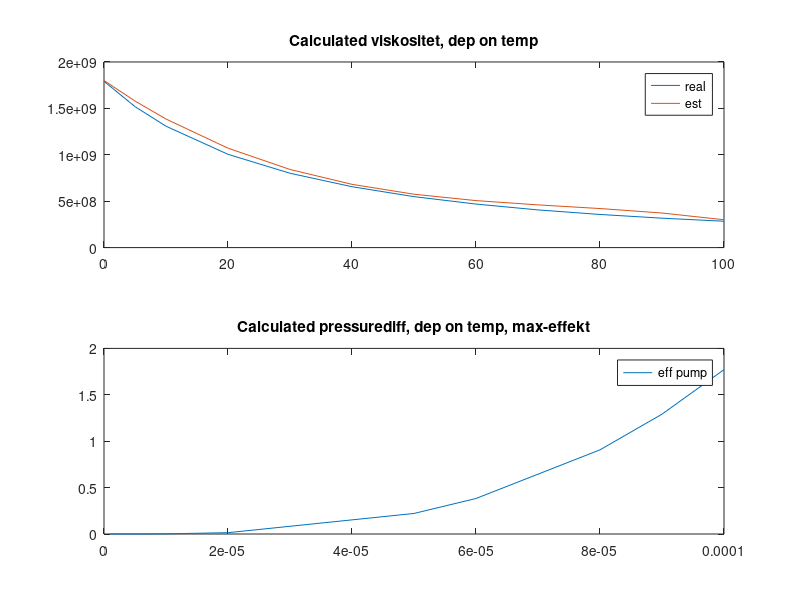

Write MATLAB code to recreate this figure.
clear all
clc
%% INSERT POWER gives FLOW! this is maximum
F = [0.001 0.002 0.005 0.006 0.008 0.01 0.02 0.05 0.06 0.08 0.09 0.1]/(10^3);                         % flow 6[liter/min] gives 0.1/10^3[m^3/s]
P = 35;
%% Calculate pressure diff
d = 0.01;                               % [m]innerdiameter of the hose
A_inner = (d/2)^2*pi;                   % inner area of hose [m^2]
v = F(12)/A_inner;                          % velocity inside hose [m/s]
rho = 1000;                             % [kg/m^3]
L = 1.5;                                % [m] length of hose
eta = 0.87*0.94;                        % efficiensy
%viskositet
visk = [1792 1519 1308 1005 801 656 549 469 406 357 317 284].*1000000;
temp = [0 5 10 20 30 40 50 60 70 80 90 100];

for i=1:length(temp)
    % Viskositet for water
    est_visk(i) = (-2.6*10^3)*temp(i)^3 + (5.8*10^5)*temp(i)^2 - (4.7*10^7)*temp(i) + (1.8*10^9);
    % Reynholds tal
    Re(i) = (v*d) / est_visk(i);     % reinholds tal for each temp ((velocity * innerdiameter) / viskositet)
    % lambda
    lambda(i) = 0.316 / nthroot(Re(i),4);
    % diff_pressure
    Diffp(i) = (lambda(i)*rho*L*v^2)/2*d;
    % pump power dep on temp and flow? 
    for j=1:10
        P(i,j)=(F(j)*Diffp(i))/eta; 
    end
end
%%
for i=1:12
    Power(i) = (((lambda(7)*rho*L*(F(i)/A_inner)^2) / (2*d))*F(i) ) / rho;
end
%%
subplot(2,1,1)
plot(temp,visk)
hold on 
plot(temp,est_visk)
legend('real','est')
title('Calculated viskositet, dep on temp')

subplot(2,1,2)
% for i=1:j
% plot(temp,P(:,i))
% hold on
% end
plot(F,Power)
legend('eff pump')
title('Calculated pressurediff, dep on temp, max-effekt')